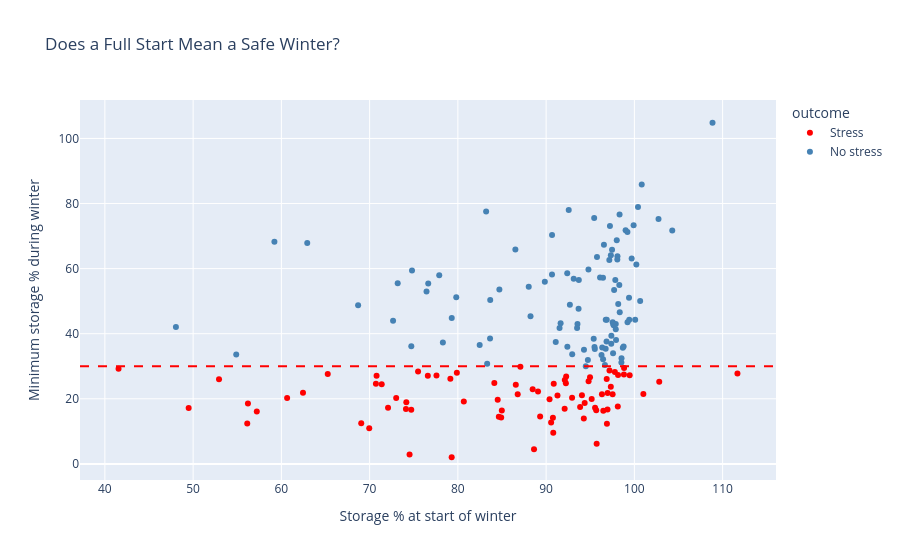

Notebook source saved alongside this figure:
### Code cell
# === Plot: Pre-winter storage vs winter minimum ===
plot_data = dataset.copy()
plot_data["outcome"] = plot_data["storage_stress"].map({0: "No stress", 1: "Stress"})

fig = px.scatter(plot_data, x="storage_at_start", y="min_winter_full",
                 color="outcome",
                 color_discrete_map={"No stress": "steelblue", "Stress": "red"},
                 hover_data=["country", "winter"],
                 title="Does a Full Start Mean a Safe Winter?",
                 labels={"storage_at_start": "Storage % at start of winter",
                         "min_winter_full": "Minimum storage % during winter"})
fig.add_hline(y=30, line_dash="dash", line_color="red")
fig.write_html("figures/start_vs_min.html")
fig.show()

### Figure 1 — Plotly figure (JSON) as saved in the notebook; plotly's stock layout.template omitted (floating-point values rounded to 4 significant figures; data arrays with more than 128 entries replaced by an {"elided": "..."} marker saying what was removed)
{"data": [{"customdata": {"elided": "78x2 mixed values"}, "hovertemplate": "outcome=Stress<br>Storage % at start of winter=%{x}<br>Minimum storage % during winter=%{y}<br>country=%{customdata[0]}<br>winter=%{customdata[1]}<extra></extra>", "legendgroup": "Stress", "marker": {"color": "red", "symbol": "circle"}, "mode": "markers", "name": "Stress", "orientation": "v", "showlegend": true, "type": "scatter", "x": [95.68, 89.32, 84.64, 90.86, 56.13, 95.55, 57.21, 84.91, 79.3, 52.94, 97.54, 90.57, 111.7, 77.58, 79.88, 79.15, 84.13, 96.89, 74.12, 101.0, 99.47, 96.33, 97.79, 86.56, 94.97, 90.77, 94.81, 71.37, 97.18, 96.87, 96.97, 94.27, 70.79, 92.1, 86.78, 90.39, 74.53, 92.24, 98.83, 98.12, 94.37, 98.82, 94.06, 92.12, 92.27, 89.08, 98.15, 95.16, 84.98, 90.81, 62.45, 49.49, 56.21, 73.01, 70.71, 80.67, 87.09, 97.33, 96.95, 95.73, 88.48, 60.65, 91.29, 41.55, 84.51, 75.49, 74.72, 69.05, 69.96, 93.85, 74.16, 102.8, 92.94, 76.6, 96.48, 88.63, 65.26, 72.09], "xaxis": "x", "y": [16.49, 14.59, 14.47, 24.61, 12.38, 17.22, 16.1, 14.25, 2.04, 26.04, 21.38, 12.71, 27.76, 27.17, 28.03, 26.17, 24.87, 12.37, 16.83, 21.48, 27.25, 21.37, 28.25, 24.34, 26.65, 14.18, 25.39, 24.46, 28.69, 26.08, 21.75, 13.97, 27.1, 16.95, 21.4, 19.87, 2.9, 24.79, 29.46, 17.61, 18.73, 27.47, 21.1, 25.78, 26.85, 22.24, 27.34, 19.92, 16.38, 9.59, 21.89, 17.14, 18.54, 20.25, 24.65, 19.15, 29.81, 23.67, 16.71, 6.19, 22.92, 20.28, 21.01, 29.27, 19.71, 28.39, 16.61, 12.51, 10.93, 17.45, 18.95, 25.23, 20.34, 27.09, 16.35, 4.51, 27.6, 17.25], "yaxis": "y"}, {"customdata": {"elided": "101x2 mixed values"}, "hovertemplate": "outcome=No stress<br>Storage % at start of winter=%{x}<br>Minimum storage % during winter=%{y}<br>country=%{customdata[0]}<br>winter=%{customdata[1]}<extra></extra>", "legendgroup": "No stress", "marker": {"color": "steelblue", "symbol": "circle"}, "mode": "markers", "name": "No stress", "orientation": "v", "showlegend": true, "type": "scatter", "x": [74.72, 72.66, 99.92, 86.52, 97.23, 93.55, 97.16, 99.4, 96.66, 83.32, 98.55, 83.2, 96.76, 97.59, 95.48, 91.09, 97.54, 89.86, 98.08, 92.96, 94.73, 79.82, 84.7, 99.01, 95.76, 98.07, 83.65, 88.03, 97.34, 94.29, 82.47, 99.21, 96.11, 99.69, 76.45, 73.18, 76.64, 74.8, 90.67, 94.8, 77.89, 92.56, 100.4, 100.2, 97.38, 92.69, 91.64, 95.45, 96.36, 97.47, 98.17, 79.31, 96.55, 92.41, 96.75, 95.39, 97.39, 96.28, 96.85, 97.89, 98.78, 93.71, 97.84, 97.65, 54.88, 88.23, 78.3, 94.5, 93.68, 96.87, 92.39, 97.71, 98.34, 96.46, 98.53, 98.69, 97.89, 100.1, 97.92, 96.45, 98.29, 99.22, 97.62, 83.67, 48.05, 68.7, 62.93, 104.3, 99.42, 59.21, 108.9, 100.8, 102.7, 93.13, 91.52, 100.7, 98.32, 93.51, 90.67, 98.01, 95.52], "xaxis": "x", "y": [36.17, 44.0, 73.36, 65.85, 73.13, 42.97, 62.67, 51.02, 30.36, 30.76, 32.47, 77.54, 44.27, 34.03, 35.88, 37.45, 43.53, 55.94, 63.78, 33.7, 31.89, 51.21, 53.55, 71.81, 63.58, 62.78, 38.52, 54.42, 64.12, 35.07, 36.55, 71.27, 57.25, 63.13, 52.95, 55.47, 55.42, 59.46, 70.31, 59.73, 57.93, 77.99, 78.95, 61.23, 36.94, 48.87, 43.2, 75.57, 35.79, 65.83, 49.11, 44.84, 67.32, 36.03, 35.36, 38.45, 39.41, 33.48, 37.59, 42.99, 36.09, 56.48, 56.47, 42.59, 33.62, 45.39, 37.29, 30.03, 47.64, 44.29, 58.54, 53.41, 46.62, 32.15, 31.13, 35.66, 41.38, 44.26, 38.03, 57.23, 54.99, 43.49, 42.88, 50.38, 42.07, 48.76, 67.84, 71.69, 44.27, 68.22, 104.8, 85.88, 75.22, 56.92, 41.72, 50.07, 76.65, 41.79, 58.19, 68.7, 35.3], "yaxis": "y"}], "layout": {"legend": {"title": {"text": "outcome"}, "tracegroupgap": 0}, "shapes": [{"line": {"color": "red", "dash": "dash"}, "type": "line", "x0": 0, "x1": 1, "xref": "x domain", "y0": 30, "y1": 30, "yref": "y"}], "title": {"text": "Does a Full Start Mean a Safe Winter?"}, "xaxis": {"anchor": "y", "domain": [0, 1], "title": {"text": "Storage % at start of winter"}}, "yaxis": {"anchor": "x", "domain": [0, 1], "title": {"text": "Minimum storage % during winter"}}}}
